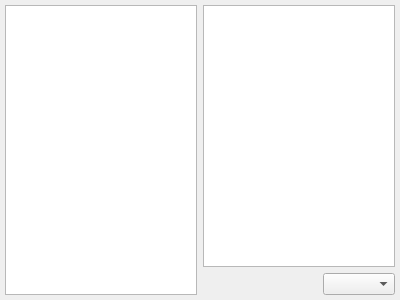
<?xml version="1.0" encoding="UTF-8"?>
<ui version="4.0">
 <class>BuildingTilesetDock</class>
 <widget class="QDockWidget" name="BuildingTilesetDock">
  <property name="geometry">
   <rect>
    <x>0</x>
    <y>0</y>
    <width>400</width>
    <height>300</height>
   </rect>
  </property>
  <property name="windowTitle">
   <string>Tilesets</string>
  </property>
  <widget class="QWidget" name="dockWidgetContents">
   <layout class="QGridLayout" name="gridLayout">
    <property name="margin">
     <number>5</number>
    </property>
    <item row="0" column="0">
     <widget class="QListWidget" name="tilesets"/>
    </item>
    <item row="0" column="1">
     <layout class="QVBoxLayout" name="verticalLayout_2">
      <item>
       <widget class="Tiled::Internal::MixedTilesetView" name="tiles"/>
      </item>
      <item>
       <layout class="QHBoxLayout" name="horizontalLayout_2">
        <item>
         <spacer name="horizontalSpacer">
          <property name="orientation">
           <enum>Qt::Horizontal</enum>
          </property>
          <property name="sizeHint" stdset="0">
           <size>
            <width>40</width>
            <height>20</height>
           </size>
          </property>
         </spacer>
        </item>
        <item>
         <widget class="QComboBox" name="scaleComboBox"/>
        </item>
       </layout>
      </item>
     </layout>
    </item>
   </layout>
  </widget>
 </widget>
 <customwidgets>
  <customwidget>
   <class>Tiled::Internal::MixedTilesetView</class>
   <extends>QTableWidget</extends>
   <header>BuildingEditor/mixedtilesetview.h</header>
  </customwidget>
 </customwidgets>
 <resources/>
 <connections/>
</ui>
